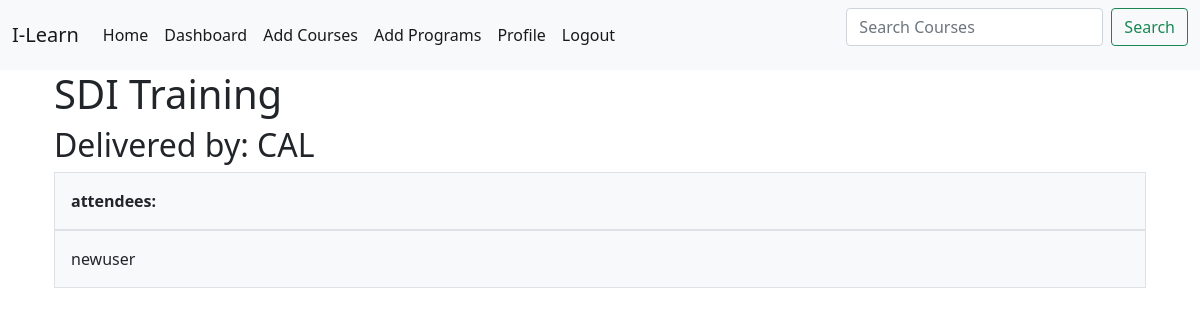
The app's page /course/4/ (signed in) with its own data.
### booking/models.py (models this page shows, shortened)
class Course(models.Model):
    staff=(
        ('CAL', 'CALUM'),
        ('YAN', 'YANNA'),
        ('HAN', 'HANNA'),
        ('EXT', 'EXTERNAL'),
    )
    courseNumber = models.IntegerField()
    courseName = models.CharField(max_length=200)
    courseDesc = models.CharField(max_length=500)
    host = models.CharField(max_length=3, choices=staff)
    min_participants = models.IntegerField()
    max_participants = models.IntegerField()
    start_date = models.DateTimeField()
    end_date = models.DateTimeField()
    program = models.ForeignKey(Programs, on_delete=models.CASCADE, default=4)
    image=models.ImageField(default='course.jpg',upload_to='course_photos') #Setting the users profile pic
    course_completed = models.BooleanField(blank=True)

class attendees(models.Model):
    departments = [
        ('UI', 'UX & UI'),
        ('IT', 'IT & Support'),
        ('RI', 'Research & Innovation'),
        ('MD', 'Mobile Development'),
        ('WD', 'Web Development'),
        ('CS', 'Cyber Security'),
        ('HR', 'Human Resources'),
        ('FN', 'Finance'),
        ('SA', 'Sales'),
        ('MA', 'Marketing'),
    ]
    courseNeededBy = [
        ('W1M', 'Within 1 Month'),
        ('1-3', '1-3 Months'),
        ('3-6', '3-6 Months'),
        ('6+M', '6+ Months'),
    ]
    user = models.ForeignKey(settings.AUTH_USER_MODEL, on_delete=models.CASCADE, related_name='user')
    manager = models.ForeignKey(settings.AUTH_USER_MODEL, limit_choices_to={'is_staff':True}, on_delete=models.CASCADE, related_name='AttendManager', blank=True)
    role = models.CharField(max_length=100)
    department = models.CharField(max_length=2, choices=departments)
    course = models.ForeignKey(Course, on_delete=models.CASCADE)
    course_due = models.CharField(max_length=3, choices=courseNeededBy)
    your_development = models.CharField(max_length=3000)
    approved = models.BooleanField(default=False, blank=True)

### booking/views.py (the view)
# urls.py: path('course/<int:pk>/', courses.as_view(), name='course'),
class courses(DetailView):
    model = Course
    template_name = 'booking/courses.html'
    def get_queryset(self):
        return Course.objects.all()
    def get_context_data(self, **kwargs):
        context = super(courses, self).get_context_data(**kwargs)
        context['attendees'] = attendees.objects.filter(course = self.object)
        return context

### booking/templates/booking/courses.html (shortened to what this page needs)
{% extends "booking/base.html" %}
{% block content %}
<div class="container px-4">
    <h1>{{course.courseName}}</h1>
    <h2>Delivered by: {{course.host}}</h2>
    <div class="row gx-5">
      <div class="col">
        <div class="p-3 border bg-light"><b>attendees:</b></div>
        {% for a in attendees %}
       <div class="p-3 border bg-light">{{a.user}}</div>
       {% endfor %}
      </div>
    </div>
</div>
{% endblock content %}

### records on screen
Course: courseName "SDI Training", host "CAL"
attendees: user "newuser"
